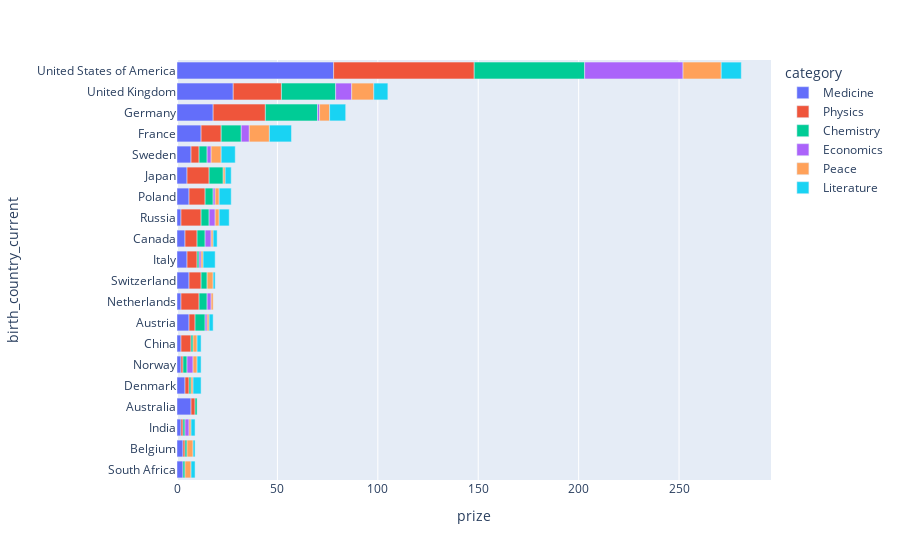

Write notebook code for a chart like this one.
### Code cell
fig = px.bar(top20_countries_by_cat, x=top20_countries_by_cat.prize,
             y=top20_countries_by_cat.birth_country_current, labels={'y': 'Countries', 'x': 'no. of Prizes'}, color=top20_countries_by_cat.category)

fig.update_yaxes(categoryorder='total ascending')
fig.update_coloraxes(showscale=False)

### Figure 1 — Plotly figure (JSON) as saved in the notebook; plotly's stock layout.template omitted (floating-point values rounded to 4 significant figures)
{"data": [{"alignmentgroup": "True", "hovertemplate": "category=Medicine<br>prize=%{x}<br>birth_country_current=%{y}<extra></extra>", "legendgroup": "Medicine", "marker": {"color": "#636efa", "pattern": {"shape": ""}}, "name": "Medicine", "offsetgroup": "Medicine", "orientation": "h", "showlegend": true, "textposition": "auto", "type": "bar", "x": [78, 28, 18, 12, 7, 7, 6, 6, 6, 5, 5, 4, 4, 3, 3, 2, 2, 2, 2, 2], "xaxis": "x", "y": ["United States of America", "United Kingdom", "Germany", "France", "Sweden", "Australia", "Austria", "Poland", "Switzerland", "Italy", "Japan", "Denmark", "Canada", "South Africa", "Belgium", "India", "Russia", "Norway", "Netherlands", "China"], "yaxis": "y"}, {"alignmentgroup": "True", "hovertemplate": "category=Physics<br>prize=%{x}<br>birth_country_current=%{y}<extra></extra>", "legendgroup": "Physics", "marker": {"color": "#EF553B", "pattern": {"shape": ""}}, "name": "Physics", "offsetgroup": "Physics", "orientation": "h", "showlegend": true, "textposition": "auto", "type": "bar", "x": [70, 26, 24, 11, 10, 10, 9, 8, 6, 6, 5, 5, 4, 3, 2, 2, 1, 1, 1], "xaxis": "x", "y": ["United States of America", "Germany", "United Kingdom", "Japan", "France", "Russia", "Netherlands", "Poland", "Canada", "Switzerland", "Italy", "China", "Sweden", "Austria", "Denmark", "Australia", "Norway", "Belgium", "India"], "yaxis": "y"}, {"alignmentgroup": "True", "hovertemplate": "category=Chemistry<br>prize=%{x}<br>birth_country_current=%{y}<extra></extra>", "legendgroup": "Chemistry", "marker": {"color": "#00cc96", "pattern": {"shape": ""}}, "name": "Chemistry", "offsetgroup": "Chemistry", "orientation": "h", "showlegend": true, "textposition": "auto", "type": "bar", "x": [55, 27, 26, 10, 7, 5, 4, 4, 4, 4, 4, 3, 2, 1, 1, 1, 1, 1, 1, 1], "xaxis": "x", "y": ["United States of America", "United Kingdom", "Germany", "France", "Japan", "Austria", "Russia", "Canada", "Netherlands", "Sweden", "Poland", "Switzerland", "Norway", "South Africa", "Denmark", "China", "Australia", "Belgium", "Italy", "India"], "yaxis": "y"}, {"alignmentgroup": "True", "hovertemplate": "category=Economics<br>prize=%{x}<br>birth_country_current=%{y}<extra></extra>", "legendgroup": "Economics", "marker": {"color": "#ab63fa", "pattern": {"shape": ""}}, "name": "Economics", "offsetgroup": "Economics", "orientation": "h", "showlegend": true, "textposition": "auto", "type": "bar", "x": [49, 8, 4, 3, 3, 3, 2, 2, 2, 1, 1, 1, 1], "xaxis": "x", "y": ["United States of America", "United Kingdom", "France", "Norway", "Canada", "Russia", "Netherlands", "India", "Sweden", "Poland", "Italy", "Austria", "Germany"], "yaxis": "y"}, {"alignmentgroup": "True", "hovertemplate": "category=Peace<br>prize=%{x}<br>birth_country_current=%{y}<extra></extra>", "legendgroup": "Peace", "marker": {"color": "#FFA15A", "pattern": {"shape": ""}}, "name": "Peace", "offsetgroup": "Peace", "orientation": "h", "showlegend": true, "textposition": "auto", "type": "bar", "x": [19, 11, 10, 5, 5, 3, 3, 3, 2, 2, 2, 2, 1, 1, 1, 1, 1, 1, 1], "xaxis": "x", "y": ["United States of America", "United Kingdom", "France", "Sweden", "Germany", "South Africa", "Belgium", "Switzerland", "Russia", "Norway", "Poland", "China", "Netherlands", "Denmark", "Austria", "Canada", "Japan", "Italy", "India"], "yaxis": "y"}, {"alignmentgroup": "True", "hovertemplate": "category=Literature<br>prize=%{x}<br>birth_country_current=%{y}<extra></extra>", "legendgroup": "Literature", "marker": {"color": "#19d3f3", "pattern": {"shape": ""}}, "name": "Literature", "offsetgroup": "Literature", "orientation": "h", "showlegend": true, "textposition": "auto", "type": "bar", "x": [11, 10, 8, 7, 7, 6, 6, 5, 4, 3, 2, 2, 2, 2, 2, 2, 1, 1], "xaxis": "x", "y": ["France", "United States of America", "Germany", "Sweden", "United Kingdom", "Poland", "Italy", "Russia", "Denmark", "Japan", "India", "Norway", "Austria", "Canada", "China", "South Africa", "Switzerland", "Belgium"], "yaxis": "y"}], "layout": {"barmode": "relative", "coloraxis": {"showscale": false}, "legend": {"title": {"text": "category"}, "tracegroupgap": 0}, "margin": {"t": 60}, "xaxis": {"anchor": "y", "domain": [0, 1], "title": {"text": "prize"}}, "yaxis": {"anchor": "x", "categoryorder": "total ascending", "domain": [0, 1], "title": {"text": "birth_country_current"}}}}
